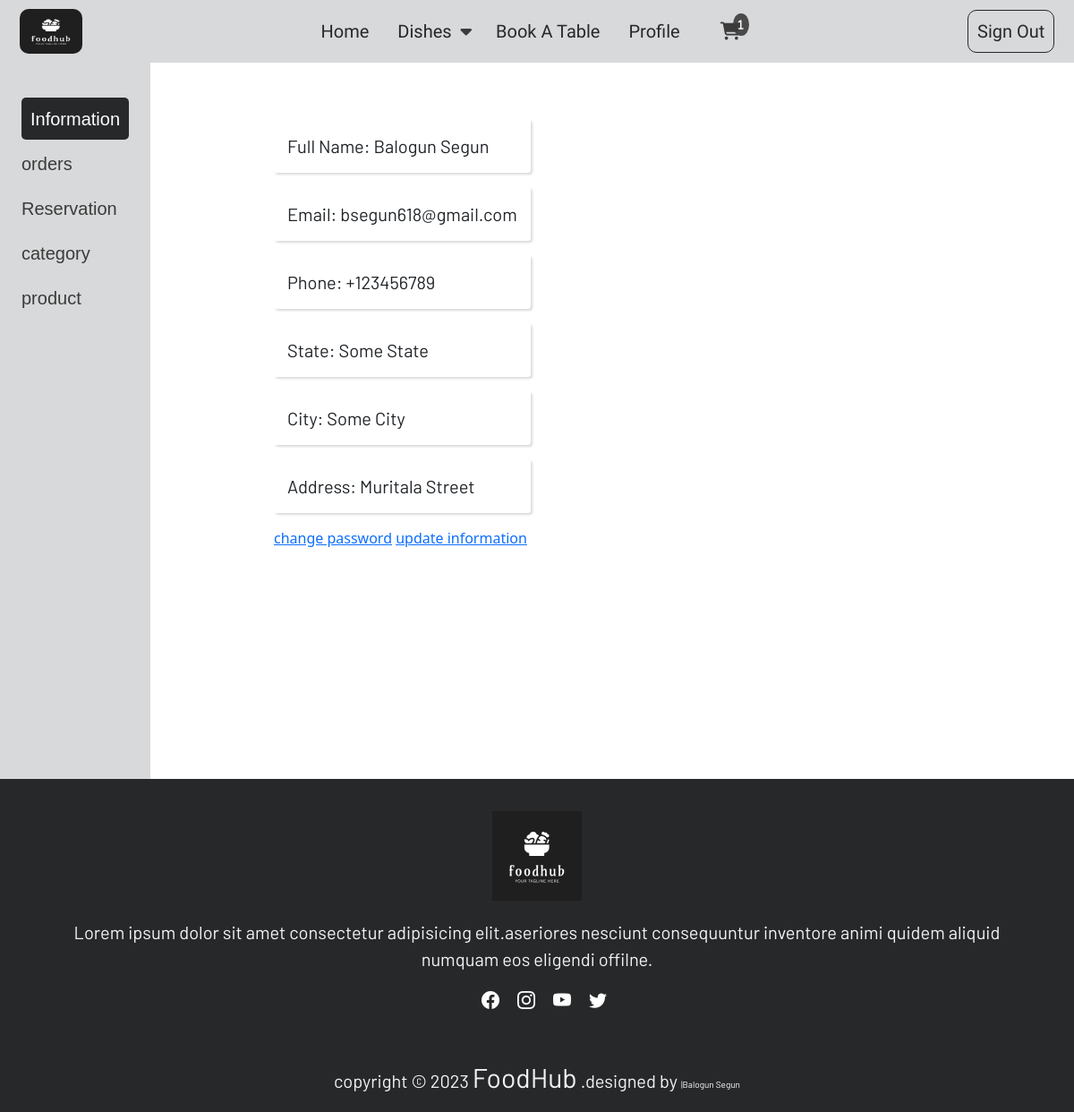
Page /profile (signed in) on the committed database.
### food_app/models.py (models this page shows, shortened)
class User(AbstractUser):
    full_name = models.CharField(max_length=200, null=True)
    email = models.EmailField(unique=True)
    username = models.CharField(unique=False, max_length=100, null=True, default='')
    address = models.CharField(max_length=200, null=True)
    avatar = models.ImageField(null=True, upload_to="profile_pics", default="profile_pics/avatar.png")
    joined = models.DateTimeField(auto_now_add=True)
    USERNAME_FIELD = 'email'
    REQUIRED_FIELDS = ['username']

### food_app/views.py (the view)
# urls.py: path('profile', views.profile, name="profile"),
@login_required
def profile(request):
    return render(request, 'profile/profile.html', {"user": request.user})

### food_app/context_processors.py (called while the page is built)
def site_settings(request):
    today = datetime.date.today()
    year = today.year
    category = Category.objects.all()
    return {'category': category, 'year': year}

def order_item_count(request):
    if request.user.is_authenticated:
        cart = request.user.cart
        cart_items = CartItem.objects.filter(cart=cart)
        return {'order_item_count': cart_items.count()}
    return {'order_item_count': 0}

### templates/profile/profile.html
{% extends 'base.html' %}
{% load humanize %}
{% block content %}
  <div class="profile">
    {% include 'profile/profile_link.html' %}
    <div class="profile-info">
      <div>
        <div class="profile-info-input">
          <p>Full Name: <span>{{user.full_name}}</span></p>
        </div>
        <div class="profile-info-input">
          <p>Email: <span>{{user.email}}</span></p>
        </div>
        <div class="profile-info-input">
          <p>Phone: <span>+123456789</span></p>
        </div>
        <div class="profile-info-input">
          <p>State: <span>Some State</span></p>
        </div>
        <div class="profile-info-input">
          <p>City: <span>Some City</span></p>
        </div>
        <div class="profile-info-input">
          <p>Address: <span>{{user.address}}</span></p>
        </div>
        <div class="">
          <a href="{% url 'password_change' %}">change password</a>
          <a href="">update information</a>
        </div>
      </div>
    </div>
  </div>
{% endblock content %}

### static/css/main.css (style rules this page uses)
* { margin: 0%; padding: 0%; border-spacing: 0%; }
html, body { margin:0; height:100%; }
.profile { display: grid; grid-template-columns: 20% 75%; gap: 4%; flex-wrap: wrap; }
.profile-info-input p { font-family: 'Barlow', sans-serif; font-size: 20px; box-shadow: rgba(0, 0, 0, 0.15) 1.95px 1.95px 2.6px; padding: 15px; border-radius: 3px; }
.profile-info, .profile-order { display: flex; gap: 50px; flex-wrap: wrap; padding: 7% 2%; height: fit-content; max-height: 100vh; overflow-x: auto; overflow-y: auto; }

### rows in the picture
User: full_name "Balogun Segun", email "bsegun618@gmail.com", address "Muritala Street"
